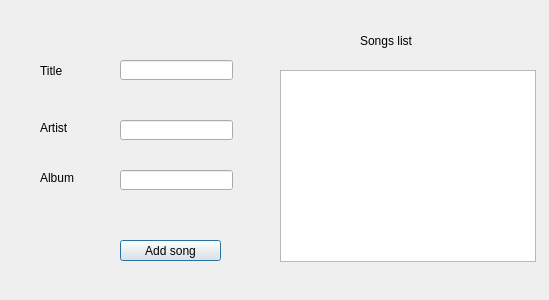
<?xml version="1.0" encoding="UTF-8"?>
<ui version="4.0">
 <class>SongPage</class>
 <widget class="QDialog" name="SongPage">
  <property name="geometry">
   <rect>
    <x>0</x>
    <y>0</y>
    <width>549</width>
    <height>300</height>
   </rect>
  </property>
  <property name="windowTitle">
   <string>Dialog</string>
  </property>
  <widget class="QLineEdit" name="lineEdit_title">
   <property name="geometry">
    <rect>
     <x>120</x>
     <y>60</y>
     <width>113</width>
     <height>20</height>
    </rect>
   </property>
  </widget>
  <widget class="QLineEdit" name="lineEdit_artist">
   <property name="geometry">
    <rect>
     <x>120</x>
     <y>120</y>
     <width>113</width>
     <height>20</height>
    </rect>
   </property>
  </widget>
  <widget class="QLineEdit" name="lineEdit_album">
   <property name="geometry">
    <rect>
     <x>120</x>
     <y>170</y>
     <width>113</width>
     <height>20</height>
    </rect>
   </property>
  </widget>
  <widget class="QLabel" name="label">
   <property name="geometry">
    <rect>
     <x>40</x>
     <y>60</y>
     <width>41</width>
     <height>21</height>
    </rect>
   </property>
   <property name="text">
    <string>Title</string>
   </property>
  </widget>
  <widget class="QLabel" name="label_2">
   <property name="geometry">
    <rect>
     <x>40</x>
     <y>120</y>
     <width>41</width>
     <height>16</height>
    </rect>
   </property>
   <property name="text">
    <string>Artist</string>
   </property>
  </widget>
  <widget class="QLabel" name="label_3">
   <property name="geometry">
    <rect>
     <x>40</x>
     <y>170</y>
     <width>51</width>
     <height>16</height>
    </rect>
   </property>
   <property name="text">
    <string>Album</string>
   </property>
  </widget>
  <widget class="QPushButton" name="pushButton">
   <property name="geometry">
    <rect>
     <x>120</x>
     <y>240</y>
     <width>101</width>
     <height>21</height>
    </rect>
   </property>
   <property name="text">
    <string>Add song</string>
   </property>
  </widget>
  <widget class="QLabel" name="label_4">
   <property name="geometry">
    <rect>
     <x>360</x>
     <y>30</y>
     <width>81</width>
     <height>21</height>
    </rect>
   </property>
   <property name="text">
    <string>Songs list</string>
   </property>
  </widget>
  <widget class="QListWidget" name="listWidget_songs">
   <property name="geometry">
    <rect>
     <x>280</x>
     <y>70</y>
     <width>256</width>
     <height>192</height>
    </rect>
   </property>
  </widget>
 </widget>
 <resources/>
 <connections/>
</ui>
